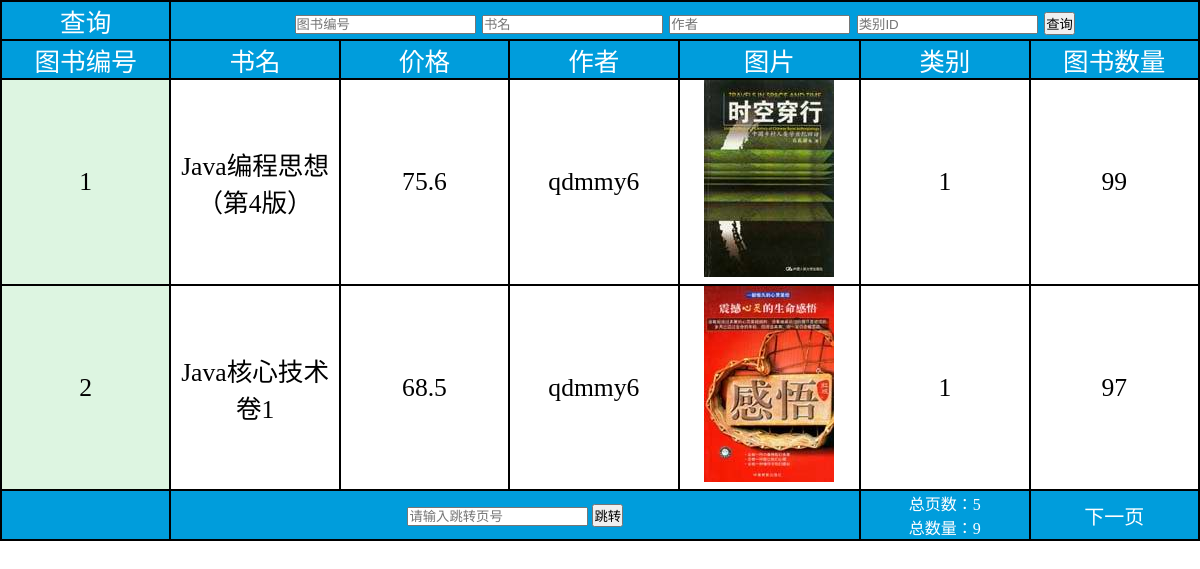
Page /bookStoreMS/PHP/infos/all_books.php (signed in) on the committed database.
### tables this page shows
CREATE TABLE IF NOT EXISTS `tb_book` (
  `bid` int(11) NOT NULL AUTO_INCREMENT,
  `bname` varchar(100) DEFAULT NULL,
  `price` decimal(5,1) DEFAULT NULL,
  `author` varchar(20) DEFAULT NULL,
  `image` varchar(200) DEFAULT NULL,
  `cid` int(11) DEFAULT NULL,
  `count` int(11) DEFAULT NULL,
  PRIMARY KEY (`bid`) USING BTREE,
  KEY `cid` (`cid`) USING BTREE
);

### bookStoreMS/PHP/infos/all_books.php (the view, shortened to what this page needs)
<!DOCTYPE html>
<html lang="en">
<head>
    <link rel="stylesheet" href="../../css/bd_public.css?v=1.2"/>
</head>
<body>
    <table>
		<tr class="col_set">
			<td>查询</td>
			<td colspan="6">
				<form action="" method="post">
					<input type="text" name="bid" placeholder="图书编号">
					<input type="text" name="bname" placeholder="书名">
					<input type="text" name="author" placeholder="作者">
					<input type="text" name="cid" placeholder="类别ID">
					<button type="submit" name="sub">查询</button>
				</form>
			</td>
		</tr>
        <tr class="static col_set">
            <td><p>图书编号</p></td>
            <td><p>书名</p></td>
            <td><p>价格</p></td>
            <td><p>作者</p></td>
            <td><p>图片</p></td>
            <td><p>类别</p></td>
            <td><p>图书数量</p></td>
		</tr>
    <?php
		include("../confirm.php");
        include("../mysql_connect.php");
		$sql_c = "select count(*) as count from tb_book";
		$result_count = mysqli_query($conn, $sql_c);
		$row_count = mysqli_fetch_assoc($result_count);
		$total_count = $row_count['count'];
		$page_size = 2;
		$total_page = ceil($total_count / $page_size);
		$page = isset($_GET['page']) ? intval($_GET['page']) : 1;
		$start = ($page - 1) * $page_size;
		$sql ="select * from tb_book";
		if(isset($_POST['sub'])){
			$bid = $_POST['bid'];
			$bname = $_POST['bname'];
			$author = $_POST['author'];
			$cid = $_POST['cid'];
			$sql = "select * from tb_book where bid like '%$bid%' and bname like '%$bname%'
					and author like '%$author%' and cid like '%$cid%'";
		}else{
			$sql = "select * from tb_book limit $start,$page_size";
		}
		$result_data = mysqli_query($conn, $sql);
		while($s = mysqli_fetch_array($result_data)){
			echo "<tr class='col'>";
			echo "<td class='col_set_id'>$s[0]</td>";
			echo "<td>$s[1]</td>";
			echo "<td>$s[2]</td>";
			echo "<td>$s[3]</td>";
			echo "<td>
					<image src='../../images/$s[4]'></image>
				 </td>";
			echo "<td>$s[5]</td>";
			echo "<td>$s[6]</td>";
			echo "</tr>";
		}
		echo "<tr class='col_set'>";
		echo "<td style='font-size: 1rem;'>";
		echo "</td>";
		echo "<td colspan='4' style='font-size: 1rem;'>
				<form method='get' action=''>
					<input type='text' name='nump' placeholder='请输入跳转页号'  />
					<input type='text' style='display:none' name='bm1' value='$bk' />
					<input type='text' style='display:none' name='page' value='$page' />
					<button type='submit' name = 'tz' >跳转</button>
				</form>
			</td>";
		echo "<td style='font-size: 1rem'>总页数：{$total_page}<br />总数量：{$total_count}</td>";
		echo "<td style='font-size: 1rem;' colspan='2'>";
		if ($page < $total_page) {
			echo "<a href='?bm1={$bk}&page=", $page + 1, "'>下一页</a>";
		}
		echo "</td>";
		echo "</tr>";
    ?>
</table>
</body>
</html>

### bookStoreMS/PHP/confirm.php (shortened to what this page needs)
<!DOCTYPE html>
<html lang="en">
<head>
</head>
<body>
    <?php
        if($_SESSION['username'] == 'admin'){
            return true;
        }
    ?>

### bookStoreMS/PHP/mysql_connect.php (shortened to what this page needs)
<!DOCTYPE html>
<html lang="en">
<head>
</head>
<body>
</body>
</html>

### bookStoreMS/css/bd_public.css (style rules this page uses)
table { width: 100%; height: 21px; border-spacing: 0; border: 1px solid black; }
td { border:1px solid black; font-size: 1.6rem; text-align: center; }
.static td { width: 10%; }
.static td p { text-align: center; }
.col_set { background-color: rgb(0,157,220); color: white; }
input { outline: none; }
.col { background-color: white; }
.col_set_id { background-color: rgb(221,245,225); }
a { text-decoration: none; font-size: 20px; color: white; }

### rows in the picture
tb_book: bid "1", bname "Java编程思想（第4版）", price "75.6", author "qdmmy6", image (picture), cid "1", count "99"
tb_book: bid "2", bname "Java核心技术卷1", price "68.5", author "qdmmy6", image (picture), cid "1", count "97"

### other values in the picture
$total_page "5"
$total_count "9"
